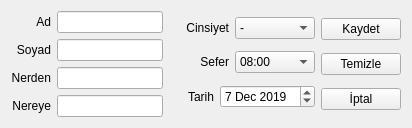
   <widget class="QWidget" name="layoutWidget">
    <property name="geometry">
     <rect>
      <x>0</x>
      <y>130</y>
      <width>412</width>
      <height>112</height>
     </rect>
    </property>
    <layout class="QHBoxLayout" name="horizontalLayout_9">
     <item>
      <layout class="QHBoxLayout" name="horizontalLayout_8">
       <item>
        <layout class="QVBoxLayout" name="verticalLayout">
         <item>
          <layout class="QHBoxLayout" name="horizontalLayout">
           <item>
            <widget class="QLabel" name="label_10">
             <property name="enabled">
              <bool>true</bool>
             </property>
             <property name="minimumSize">
              <size>
               <width>40</width>
               <height>0</height>
              </size>
             </property>
             <property name="font">
              <font>
               <kerning>true</kerning>
              </font>
             </property>
             <property name="layoutDirection">
              <enum>Qt::LeftToRight</enum>
             </property>
             <property name="text">
              <string>Ad</string>
             </property>
             <property name="alignment">
              <set>Qt::AlignRight|Qt::AlignTrailing|Qt::AlignVCenter</set>
             </property>
            </widget>
           </item>
           <item>
            <widget class="QLineEdit" name="ad_txt"/>
           </item>
          </layout>
         </item>
         <item>
          <layout class="QHBoxLayout" name="horizontalLayout_2">
           <item>
            <widget class="QLabel" name="label_11">
             <property name="minimumSize">
              <size>
               <width>40</width>
               <height>0</height>
              </size>
             </property>
             <property name="font">
              <font>
               <kerning>true</kerning>
              </font>
             </property>
             <property name="layoutDirection">
              <enum>Qt::LeftToRight</enum>
             </property>
             <property name="text">
              <string>Soyad</string>
             </property>
             <property name="alignment">
              <set>Qt::AlignRight|Qt::AlignTrailing|Qt::AlignVCenter</set>
             </property>
            </widget>
           </item>
           <item>
            <widget class="QLineEdit" name="soyad_txt"/>
           </item>
          </layout>
         </item>
         <item>
          <layout class="QHBoxLayout" name="horizontalLayout_3">
           <item>
            <widget class="QLabel" name="label_12">
             <property name="minimumSize">
              <size>
               <width>40</width>
               <height>0</height>
              </size>
             </property>
             <property name="font">
              <font>
               <kerning>true</kerning>
              </font>
             </property>
             <property name="layoutDirection">
              <enum>Qt::LeftToRight</enum>
             </property>
             <property name="text">
              <string>Nerden</string>
             </property>
             <property name="alignment">
              <set>Qt::AlignRight|Qt::AlignTrailing|Qt::AlignVCenter</set>
             </property>
            </widget>
           </item>
           <item>
            <widget class="QLineEdit" name="binis_txt"/>
           </item>
          </layout>
         </item>
         <item>
          <layout class="QHBoxLayout" name="horizontalLayout_4">
           <item>
            <widget class="QLabel" name="label_13">
             <property name="minimumSize">
              <size>
               <width>40</width>
               <height>0</height>
              </size>
             </property>
             <property name="font">
              <font>
               <kerning>true</kerning>
              </font>
             </property>
             <property name="layoutDirection">
              <enum>Qt::LeftToRight</enum>
             </property>
             <property name="text">
              <string>Nereye</string>
             </property>
             <property name="alignment">
              <set>Qt::AlignRight|Qt::AlignTrailing|Qt::AlignVCenter</set>
             </property>
            </widget>
           </item>
           <item>
            <widget class="QLineEdit" name="inis_txt"/>
           </item>
          </layout>
         </item>
        </layout>
       </item>
       <item>
        <layout class="QVBoxLayout" name="verticalLayout_7">
         <item>
          <layout class="QHBoxLayout" name="horizontalLayout_5">
           <item>
            <widget class="QLabel" name="label_14">
             <property name="text">
              <string>Cinsiyet</string>
             </property>
             <property name="alignment">
              <set>Qt::AlignRight|Qt::AlignTrailing|Qt::AlignVCenter</set>
             </property>
            </widget>
           </item>
           <item>
            <widget class="QComboBox" name="cinsiyet_cbBox">
             <property name="minimumSize">
              <size>
               <width>80</width>
               <height>0</height>
              </size>
             </property>
             <item>
              <property name="text">
               <string>-</string>
              </property>
             </item>
             <item>
              <property name="text">
               <string>Erkek</string>
              </property>
             </item>
             <item>
              <property name="text">
               <string>Kadın</string>
              </property>
             </item>
            </widget>
           </item>
          </layout>
         </item>
         <item>
          <layout class="QHBoxLayout" name="horizontalLayout_6">
           <item>
            <widget class="QLabel" name="label_15">
             <property name="text">
              <string>Sefer</string>
             </property>
             <property name="alignment">
              <set>Qt::AlignRight|Qt::AlignTrailing|Qt::AlignVCenter</set>
             </property>
            </widget>
           </item>
           <item>
            <widget class="QComboBox" name="time_cbBox">
             <property name="minimumSize">
              <size>
               <width>80</width>
               <height>0</height>
              </size>
             </property>
             <item>
              <property name="text">
               <string>08:00</string>
              </property>
             </item>
             <item>
              <property name="text">
               <string>12:00</string>
              </property>
             </item>
             <item>
              <property name="text">
               <string>18:00</string>
              </property>
             </item>
            </widget>
           </item>
          </layout>
         </item>
         <item>
          <layout class="QHBoxLayout" name="horizontalLayout_7">
           <item>
            <widget class="QLabel" name="label_16">
             <property name="minimumSize">
              <size>
               <width>45</width>
               <height>0</height>
              </size>
             </property>
             <property name="text">
              <string>Tarih</string>
             </property>
             <property name="alignment">
              <set>Qt::AlignRight|Qt::AlignTrailing|Qt::AlignVCenter</set>
             </property>
            </widget>
           </item>
           <item>
            <widget class="QDateEdit" name="dateEdit">
             <property name="date">
              <date>
               <year>2019</year>
               <month>12</month>
               <day>7</day>
              </date>
             </property>
            </widget>
           </item>
          </layout>
         </item>
        </layout>
       </item>
      </layout>
     </item>
     <item>
      <layout class="QVBoxLayout" name="verticalLayout_8">
       <item>
        <widget class="QPushButton" name="kaydet_btn">
         <property name="text">
          <string>Kaydet</string>
         </property>
        </widget>
       </item>
       <item>
        <widget class="QPushButton" name="temizle_btn">
         <property name="text">
          <string>Temizle</string>
         </property>
        </widget>
       </item>
       <item>
        <widget class="QPushButton" name="iptal_btn">
         <property name="text">
          <string>İptal</string>
         </property>
        </widget>
       </item>
      </layout>
     </item>
    </layout>
   </widget>
